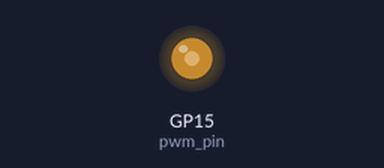
This program was run on a simulated Raspberry Pi Pico running MicroPython. Parts: output pins drawn as LEDs (lit = HIGH). What the program prints to the serial console is not drawn.

Above: at 0.1 s.
Timing chart, 0 to 1.6 s (numbered marks = the images above):
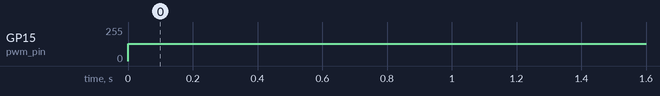

The program:

pico1.py
```python
from machine import Pin, UART, PWM
import utime
import uos

# Configure the PWM pin and set its frequency
pwm_pin = Pin(15) # Define pin 15 as the PWM output pin.
pwm = PWM(pwm_pin) # Create a PWM object on pin 15.
pwm.freq(50) # Set the PWM frequency to 50Hz.

# Configure UART
uart = UART(1, baudrate=9600, tx=Pin(8), rx=Pin(9)) #Initialize UART 1 with a baud rate of 9600.
uart.init(bits=8, parity=None, stop=1)

# Function to set the PWM duty cycle and send the data via UART
def set_pwm(duty_cycle, frequency=50):
    pwm.freq(frequency)
    pwm.duty_u16(duty_cycle)
    send_pwm_data(duty_cycle, frequency) # Send the PWM data through UART.

# Function to send PWM data through UART
def send_pwm_data(value, frequency):
    message = 'START:{}:{}END'.format(value, frequency)
    uart.write(message)

# Function to receive feedback from UART
def receive_feedback():
    data = uart.read()
    if data:
        start_index = data.find(b'START')
        end_index = data.find(b'END')
        if start_index != -1 and end_index != -1:
            feedback = data[start_index+5:end_index].decode()
            print("Feedback Received:", feedback)

# Example usage
#set_pwm(32768, 60)  # 50% duty cycle at 60Hz

while True:
    set_pwm(32768, 60)
    print("Receive")
    receive_feedback()
    utime.sleep(1)
```

Measured:
- by itself, GP15 (pwm_pin): 0/255 → 128/255 at 0.00 s
